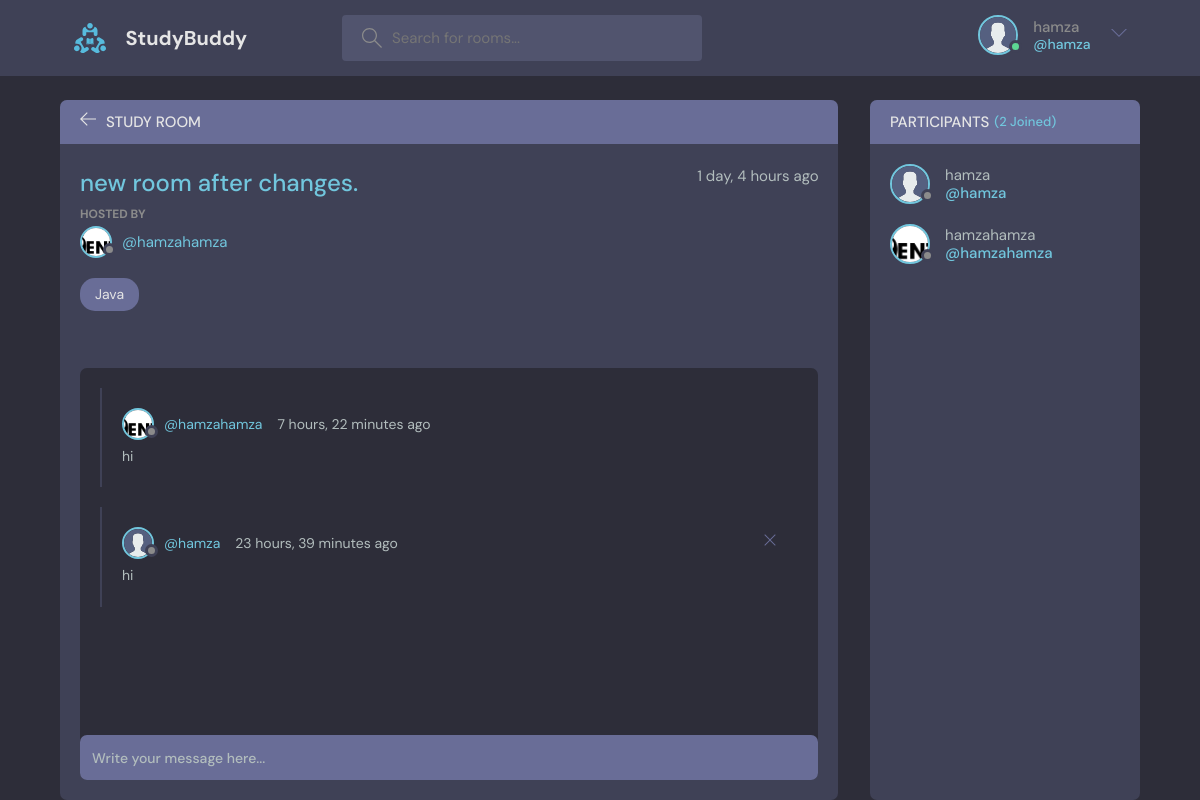
The app's page /room/3/ (signed in) with its own data.
### base/models.py (models this page shows, shortened)
class Profile(models.Model):
    user= models.OneToOneField(User,on_delete=models.CASCADE)
    bio = models.TextField(null=True, blank=True)
    avatar= models.ImageField(null=True,default='avatar.svg')

class Room(models.Model):
    host =models.ForeignKey(User, on_delete=models.SET_NULL,null=True)
    topic = models.ForeignKey(Topic, on_delete=models.SET_NULL,null=True)
    name = models.CharField(max_length=200)
    description = models.TextField(null=True, blank=True)
    participants = models.ManyToManyField(User,related_name='participants',blank=True)
    updated = models.DateTimeField(auto_now=True)
    created = models.DateTimeField(auto_now_add=True)
    class Meta:
        ordering= ['-updated','-created']

class Topic(models.Model):
    name = models.CharField(max_length=200)
    def __str__(self):
        return self.name

class message(models.Model):
    user = models.ForeignKey(User,on_delete=models.CASCADE)
    room = models.ForeignKey(Room, on_delete=models.CASCADE)
    body = models.TextField()
    updated = models.DateTimeField(auto_now=True)
    created = models.DateTimeField(auto_now_add=True)
    class Meta:
        ordering= ['-updated','-created']

### base/views.py (the view, shortened to what this page needs)
# urls.py: path('room/<str:pk>/',views.room,name='room'),
def room(request,pk):
    room=Room.objects.get(id=pk)
    room_messages=room.message_set.all().order_by('-created')
    participants = room.participants.all()
    context={'room':room, 'room_messages': room_messages,'participants':participants}
    return render(request, 'base/room.html',context)

### base/templates/base/room.html (shortened to what this page needs)
{% extends 'main.html' %}
{%block content %}
    <main class="profile-page layout layout--2">
      <div class="container">
        <div class="room">
          <div class="room__top">
            <div class="room__topLeft">
              <a href="{%url 'home'%}">
                <svg version="1.1" xmlns="http://www.w3.org/2000/svg" width="32" height="32" viewBox="0 0 32 32">
                  <title>arrow-left</title>
                  <path
                    d="M13.723 2.286l-13.723 13.714 13.719 13.714 1.616-1.611-10.96-10.96h27.625v-2.286h-27.625l10.965-10.965-1.616-1.607z"
                  ></path>
                </svg>
              </a>
              <h3>Study Room</h3>
            </div>
          </div>
          <div class="room__box scroll">
            <div class="room__header scroll">
              <div class="room__info">
                <h3>{{room.name}}</h3>
                <span>{{room.created|timesince}} ago</span>
              </div>
              <div class="room__hosted">
                <p>Hosted By</p>
                <a href="{% url 'user-profile' room.host.id %}" class="room__author">
                  <div class="avatar avatar--small">
                    <img src="{{room.host.profile.avatar.url}}" />
                  </div>
                  <span>@{{room.host.username}}</span>
                </a>
              </div>
              <span class="room__topics">{{room.topic}}</span>
            </div>
            <div class="room__conversation">
              <div class="threads scroll">
                {%for message in room_messages%}
                <div class="thread">
                  <div class="thread__top">
                    <div class="thread__author">
                      <a href="{%url 'user-profile' message.user.id %} " class="thread__authorInfo">
                        <div class="avatar avatar--small">
                          <img src="{{message.user.profile.avatar.url}}" />
                        </div>
                        <span>@{{message.user.username}}</span>
                      </a>
                      <span class="thread__date">{{message.created|timesince}} ago</span>
                    </div>
                    <div class="thread__delete">
                      {% if request.user == message.user %}
                      <a href="{%url 'delete-message' message.id%}">
                      <svg version="1.1" xmlns="http://www.w3.org/2000/svg" width="32" height="32" viewBox="0 0 32 32">
                        <title>remove</title>
                        <path
                          d="M27.314 6.019l-1.333-1.333-9.98 9.981-9.981-9.981-1.333 1.333 9.981 9.981-9.981 9.98 1.333 1.333 9.981-9.98 9.98 9.98 1.333-1.333-9.98-9.98 9.98-9.981z"
                        ></path>
                      </svg>
                    </a>
                    {%endif%}
                    </div>
                  </div>
                  <div class="thread__details">
                   {{message.body}}
                  </div>
                </div>
                {%endfor%}
                </div>
              </div>
            </div>
            {% if request.user.is_authenticated%}
          <div class="room__message">
            <form action="" method="post">
              <input type="text" name="body" placeholder="Write your message here..." />
            </form>
          </div>
          {%endif%}
        </div>
        <div class="participants">
          <h3 class="participants__top">Participants <span>({{participants.count}} Joined)</span></h3>
          <div class="participants__list scroll">
            {%for user in participants %}
            <a href="{%url 'user-profile' user.id%}" class="participant">
              <div class="avatar avatar--medium">
                <img src="{{user.profile.avatar.url}}" />
              </div>
              <p>
                {{user.username}}
                <span>@{{user.username}}</span>
              </p>
            </a>
            {%endfor%}
          </div>
        </div>
      </div>
    </main>
 {%endblock%}

### templates/navbar.html (shortened to what this page needs)
{% load static%}
<header class="header header--loggedIn">
<div class="container">
    <a href="{%url 'home' %} " class="header__logo">
      <img src="{% static 'images/logo.svg' %}" />
      <h1>StudyBuddy</h1>
    </a>
    <form class="header__search" method="GET" action="{%url 'home' %}" >
      <label>
        <input name="q" placeholder="Search for rooms..."  autocomplete="off"/>
      </label>
    </form>
    <nav class="header__menu">
      {% if request.user.is_authenticated %}
      <div class="header__user">
        <a href="{%url 'update-user'%}">
          <div class="avatar avatar--medium active">
            <img src="{{request.user.profile.avatar.url}}" />
          </div>
          <p>{{request.user}} <span>@{{request.user}}</span></p>
        </a>
        <button class="dropdown-button">
          <svg version="1.1" xmlns="http://www.w3.org/2000/svg" width="32" height="32" viewBox="0 0 32 32">
            <title>chevron-down</title>
            <path d="M16 21l-13-13h-3l16 16 16-16h-3l-13 13z"></path>
          </svg>
        </button>
      </div>
      {%else%}
      Not Logged In
      <a href="{% url 'login'%}">
        <img src="{% static 'images/avatar.svg'%}" />
        <p>Login</p>
      </a>
      {% endif %}
    </nav>
  </div>
</header>

### records on screen
Room: name "new room after changes.", created "1 day, 4 hours", host.profile.avatar (picture), host.username "hamzahamza", topic "Java"
message: user.profile.avatar (picture), user.username "hamzahamza", created "7 hours, 22 minutes", body "hi"
message: user.profile.avatar (placeholder picture), user.username "hamza", created "23 hours, 39 minutes", body "hi"

### other values on screen
{{ request.user }} "hamza"
{{ participants.count }} "2"
{{ user.username }} "hamza"
{{ user.username }} "hamzahamza"
